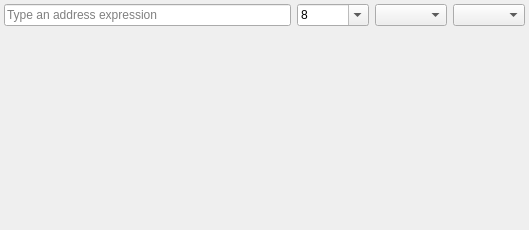
<?xml version="1.0" encoding="UTF-8"?>
<ui version="4.0">
 <class>MemoryView</class>
 <widget class="QWidget" name="MemoryView">
  <property name="geometry">
   <rect>
    <x>0</x>
    <y>0</y>
    <width>529</width>
    <height>230</height>
   </rect>
  </property>
  <property name="windowTitle">
   <string>Form</string>
  </property>
  <layout class="QVBoxLayout" name="verticalLayout">
   <property name="leftMargin">
    <number>4</number>
   </property>
   <property name="topMargin">
    <number>4</number>
   </property>
   <property name="rightMargin">
    <number>4</number>
   </property>
   <property name="bottomMargin">
    <number>4</number>
   </property>
   <item>
    <layout class="QHBoxLayout" name="horizontalLayout">
     <item>
      <widget class="QLineEdit" name="m_Address">
       <property name="placeholderText">
        <string>Type an address expression</string>
       </property>
       <property name="clearButtonEnabled">
        <bool>true</bool>
       </property>
      </widget>
     </item>
     <item>
      <widget class="QComboBox" name="m_Count">
       <property name="editable">
        <bool>true</bool>
       </property>
       <property name="currentText">
        <string>8</string>
       </property>
      </widget>
     </item>
     <item>
      <widget class="QComboBox" name="m_Type">
       <property name="currentIndex">
        <number>-1</number>
       </property>
      </widget>
     </item>
     <item>
      <widget class="QComboBox" name="m_Endianess"/>
     </item>
    </layout>
   </item>
   <item>
    <widget class="prodbg::MemoryViewWidget" name="m_View" native="true"/>
   </item>
  </layout>
 </widget>
 <customwidgets>
  <customwidget>
   <class>prodbg::MemoryViewWidget</class>
   <extends>QWidget</extends>
   <header>src/prodbg/MemoryView/MemoryViewWidget.h</header>
   <container>1</container>
  </customwidget>
 </customwidgets>
 <resources/>
 <connections/>
</ui>
